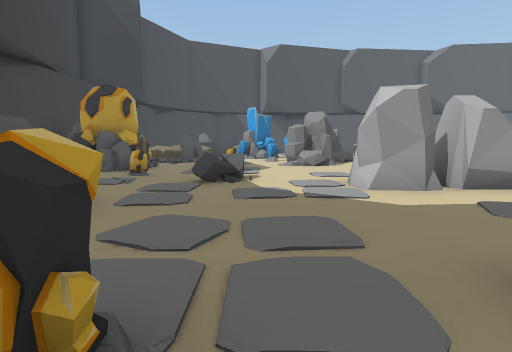
View 1 (above)

24 first-person views from a walk through a Unity game level. The camera is 1.5 m above the floor, tilts 6° down and sees 80° across. The floor is counted in squares, 2 m on a side. Each view is taken from the middle of a square. On the plan, view 1 faces up. The plan holds only what a view shows up to about 10 squares ahead; the rest is blank. The place goes on beyond the plan. The player character is not drawn.

View 2
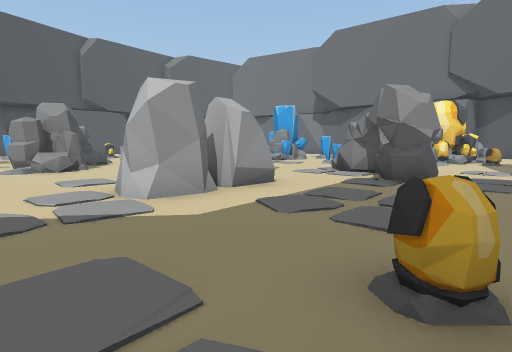

View 3
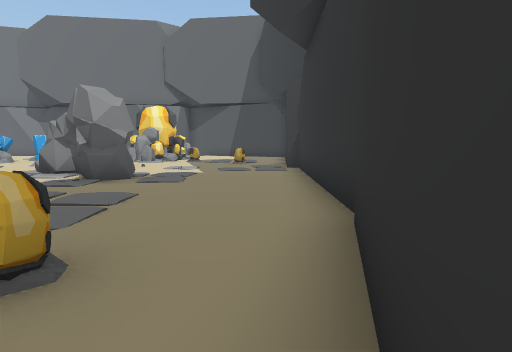

View 4
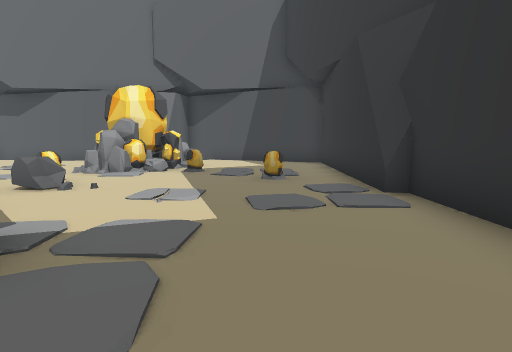

View 5
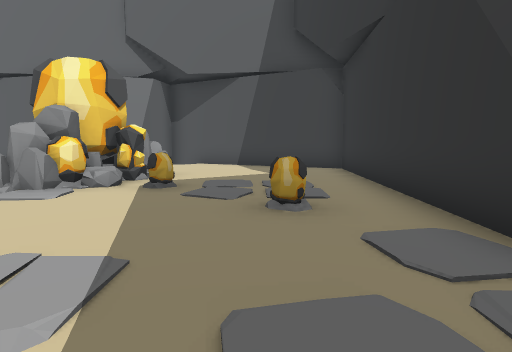

View 6
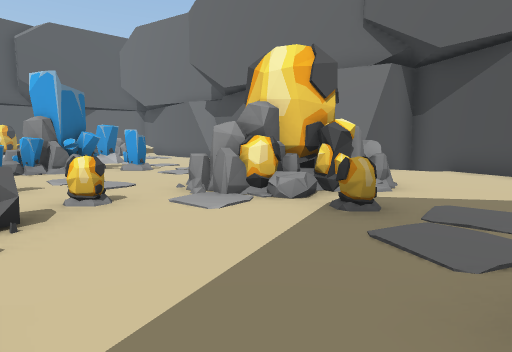

View 7
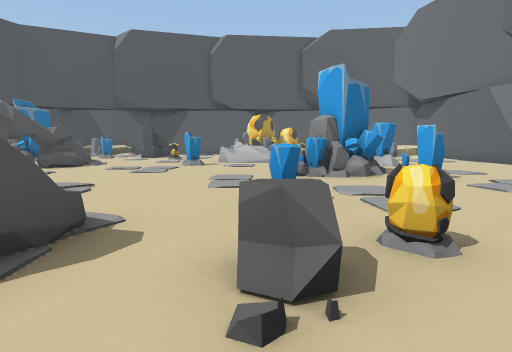

View 8
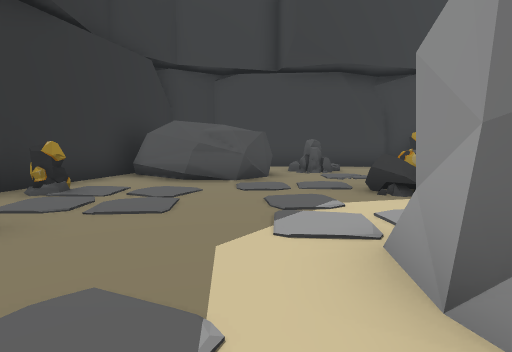

View 9
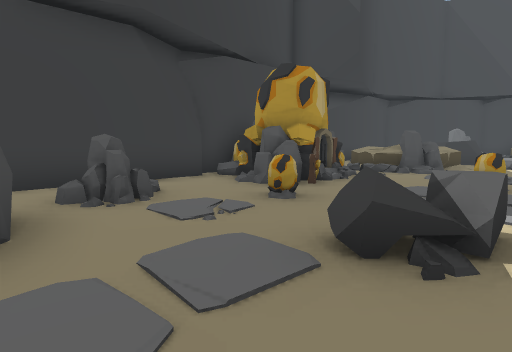

View 10
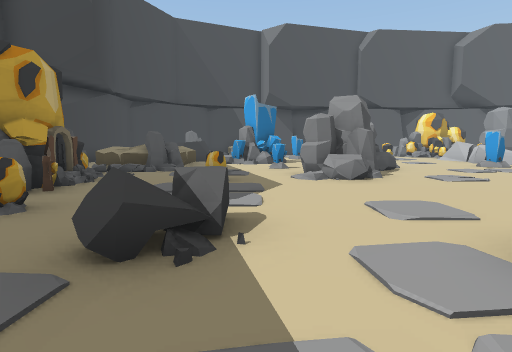

View 11
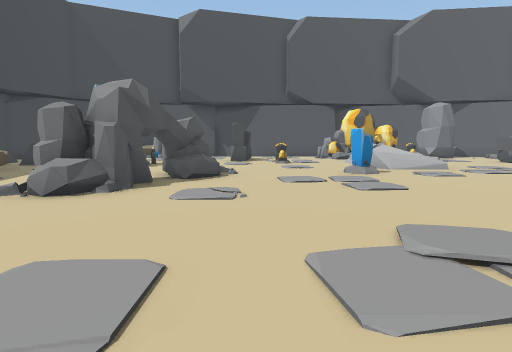

View 12
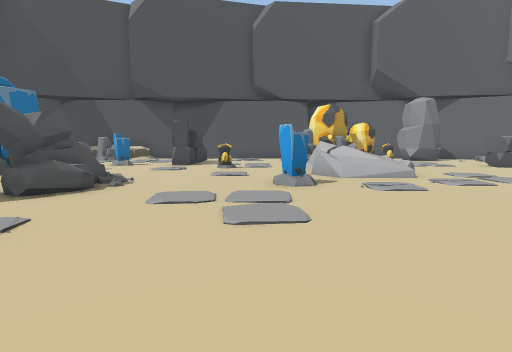

View 13
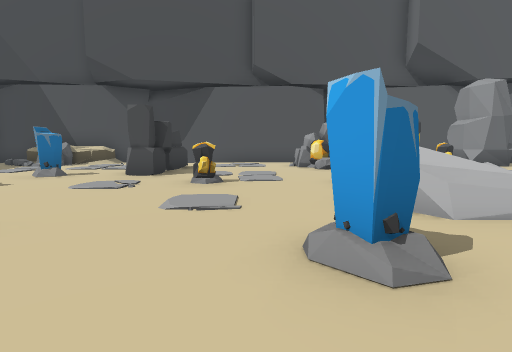

View 14
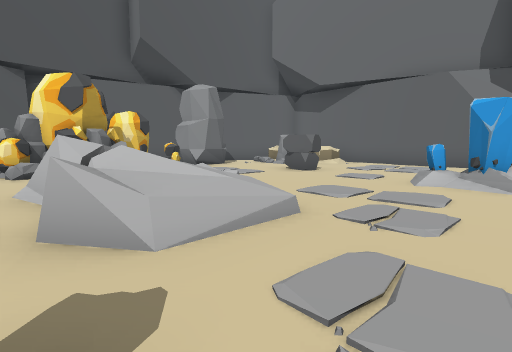

View 15
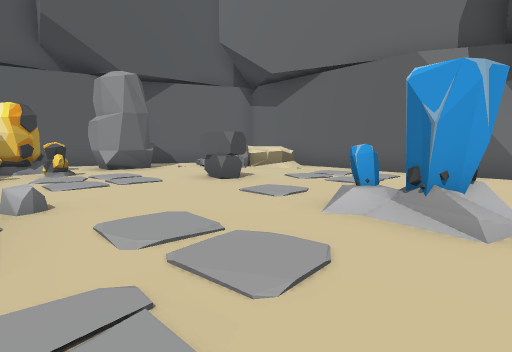

View 16
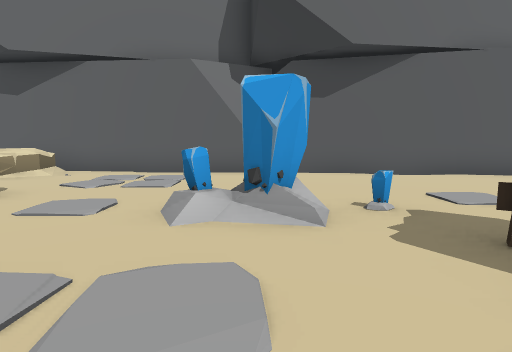

View 17
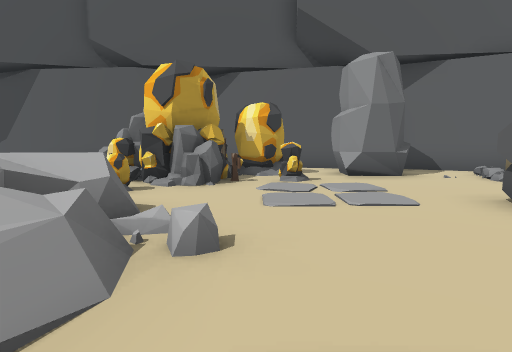

View 18
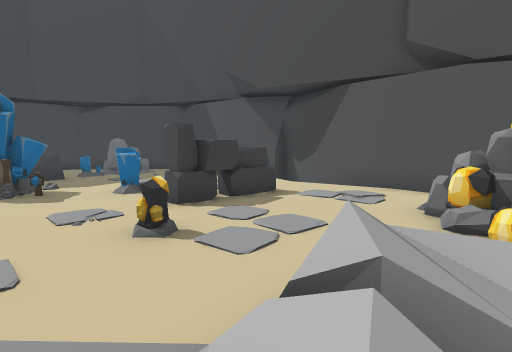

View 19
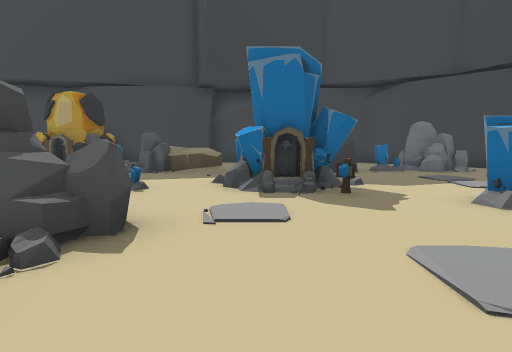

View 20
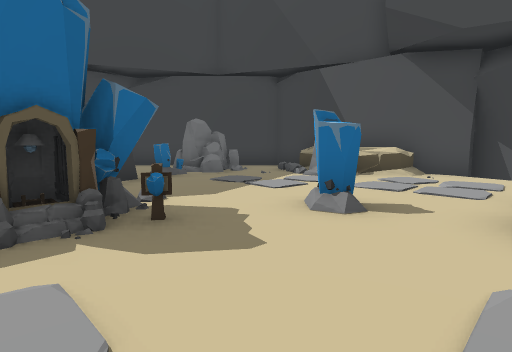

View 21
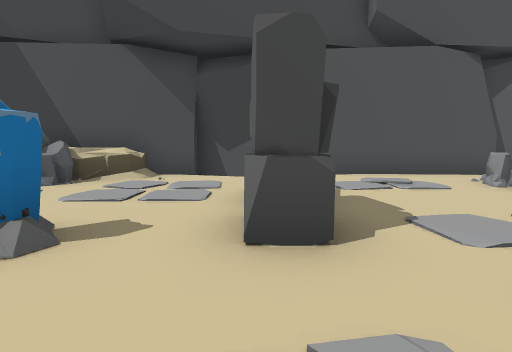

View 22
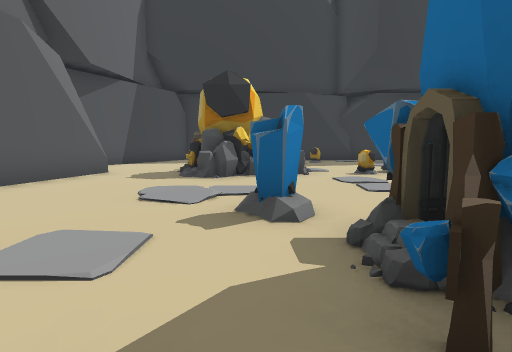

View 23
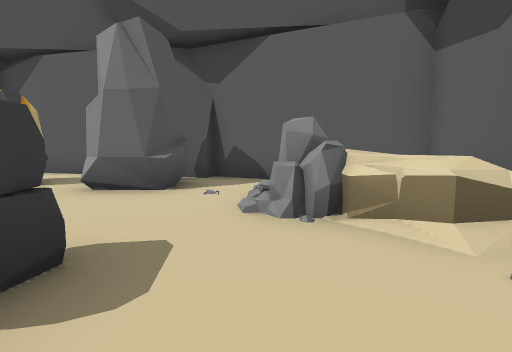

View 24
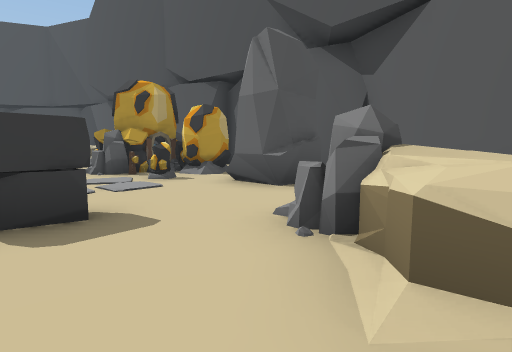

### Floor plan
Key: @ floor where view 1 was taken; # wall or solid block; x gap in a wall; . main floor; : floor 0.25 m higher than the main floor; / step, stairs or slope; = window, fence, low wall or low ledge; ^ raised ledge.
Columns run from 7 left of view 1 to 20 right of it. Each row starts with its distance up from view 1.
 25         #########  #####
 24      #^^^ .......  ....####
 23    #.=^#.....//.####xx#...##
 22    ##.. ....#../###...#..^ #
 21    ##......##...=##.#....^^#
 20    .#......#.....#.......^^#
 19     .....#......./....#...=#
 18     ##.:.....#..#^/...#....#
 17        ##.......=/=........#
 16       ###.......///........#
 15    =^x..........///...=....#
 14     ^=..#.#/...#/.....#....#
 13    ^#/....##...............#
 12    =#./..##........ #......#
 11    #.....#........###.....##
 10    #..#...........##.#....#
  9   ###.....................#
  8 #####.....................#
  7 #......=..................#
  6 #..#..#..###.........## ..#
  5 #..=.....###...#.^#.####.###
  4    ##.........##.=...###...#
  3     #.........#......##....#
  2    ##......................#
  1    #..#...................##
  0    ####@.................##
 -1       ######.....##......#
 -2            ###############

Positions as (right, up) in squares from view 1, and headings:
1: (0, 0), facing up
2: (0, 1), facing up-right
3: (0, 0), facing right
4: (5, 1), facing right
5: (8, 1), facing right
6: (10, 1), facing up-right
7: (10, 3), facing up
8: (4, 4), facing left
9: (0, 4), facing up-left
10: (0, 4), facing up
11: (5, 6), facing up
12: (7, 8), facing up
13: (7, 12), facing up
14: (8, 13), facing up-right
15: (11, 13), facing up-right
16: (11, 14), facing right
17: (12, 15), facing up
18: (10, 16), facing up-left
19: (6, 16), facing left
20: (4, 16), facing up-left
21: (4, 17), facing up
22: (14, 13), facing down
23: (17, 17), facing up
24: (19, 18), facing up-left
